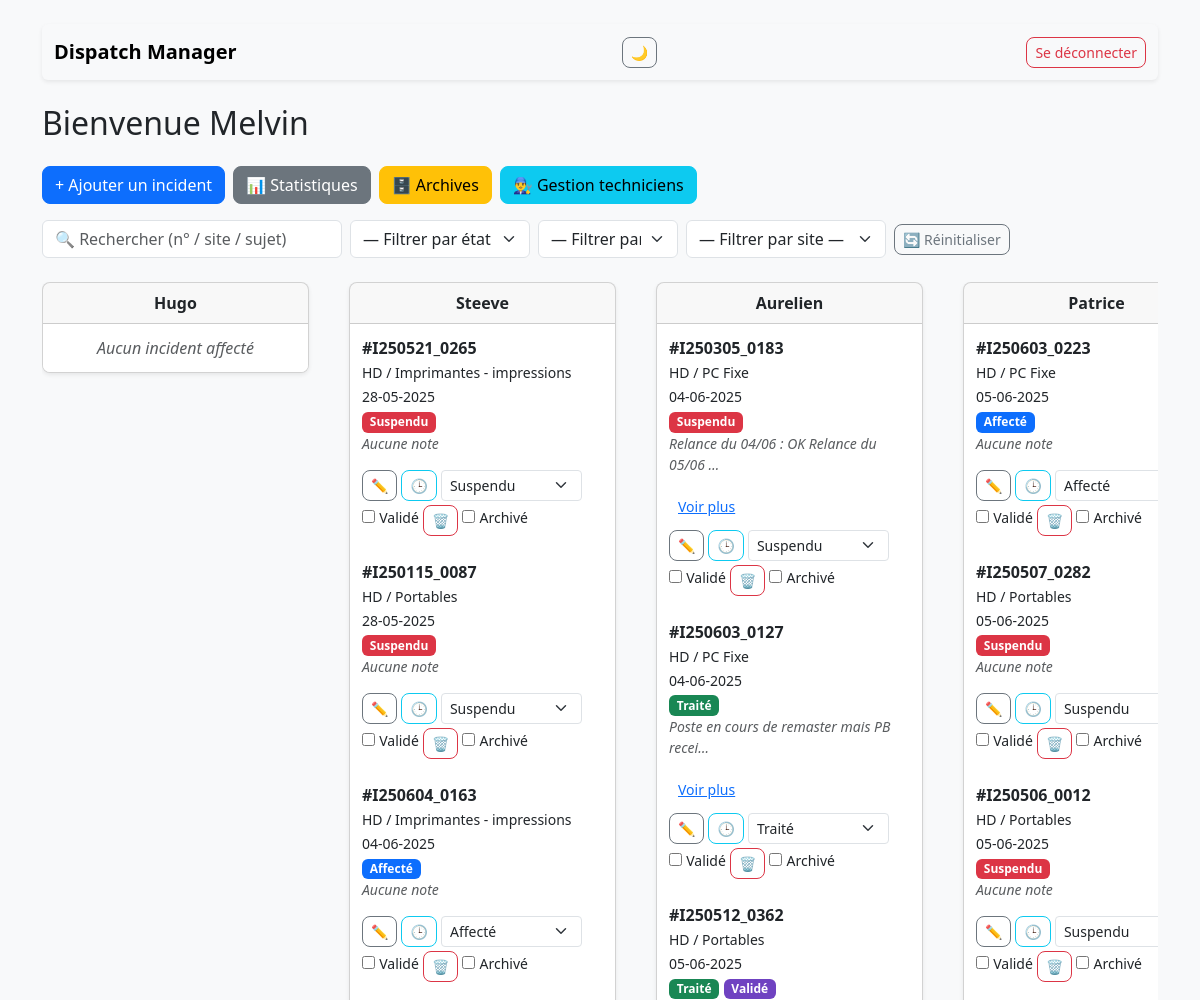
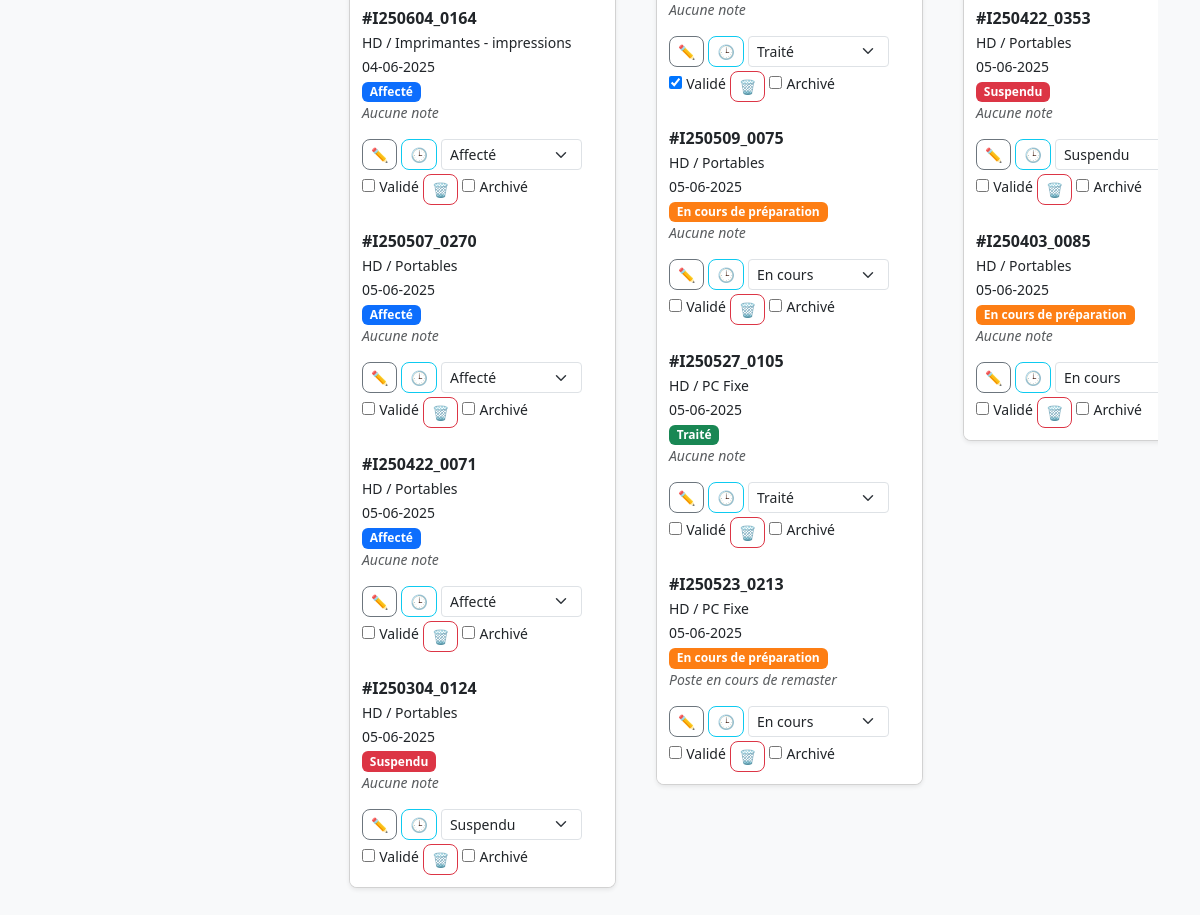
The page / (signed in) on the database its author committed (2 pictures, top to bottom).
### tables this page shows
CREATE TABLE techniciens (id INTEGER PRIMARY KEY AUTOINCREMENT, prenom TEXT UNIQUE NOT NULL, role TEXT DEFAULT 'technicien', password TEXT);

CREATE TABLE incidents (
                id INTEGER PRIMARY KEY AUTOINCREMENT,
                numero TEXT, site TEXT, sujet TEXT,
                urgence TEXT, collaborateur TEXT,
                etat TEXT, notes TEXT, valide INTEGER,
                date_affectation TEXT,
                archived INTEGER DEFAULT 0
            );

### app.py (the view)
@app.route("/")
def home():
    if "user" not in session:
        return redirect(url_for("login"))
    db = get_db()
    if session["role"] == "admin":
        incidents = db.execute("SELECT * FROM incidents WHERE archived=0").fetchall()
        techniciens = db.execute("SELECT * FROM techniciens").fetchall()
    else:
        incidents = db.execute(
            "SELECT * FROM incidents WHERE LOWER(collaborateur)=LOWER(?) AND archived=0",
            (session["user"],),
        ).fetchall()
        techniciens = []
    return render_template(
        "home.html",
        incidents=incidents,
        user=session["user"].capitalize(),
        role=session["role"],
        techniciens=techniciens,
    )

### app.py (called while the page is built)
def get_db():
    conn = sqlite3.connect(DB)
    conn.row_factory = sqlite3.Row
    return conn

@app.template_filter("format_date")
def format_date(d):
    try:
        return datetime.strptime(d, "%Y-%m-%d").strftime("%d-%m-%Y")
    except:
        return d

@app.before_request
def renew_session():
    session.permanent = True

### templates/home.html (shortened to what this page needs)
<!DOCTYPE html>
<html lang="fr">
<head>
  <link
    href="https://cdn.jsdelivr.net/npm/bootstrap@5.3.0/dist/css/bootstrap.min.css"
    rel="stylesheet"
  />
  <link href="{{ url_for('static', filename='css/style.css') }}" rel="stylesheet" />
</head>
<body class="container py-4">
  <nav class="navbar navbar-light bg-light rounded mb-4 shadow-sm">
    <div class="container-fluid">
      <span class="navbar-brand fw-bold">Dispatch Manager</span>
      <button id="themeToggle" class="btn btn-outline-secondary btn-sm">🌙</button>
      <a href="{{ url_for('logout') }}" class="btn btn-outline-danger btn-sm">Se déconnecter</a>
    </div>
  </nav>
  <h2 class="mb-4">Bienvenue {{ user }}</h2>
  {% if role == 'admin' %}
  <div class="mb-3 d-flex gap-2 flex-wrap">
    <a href="{{ url_for('add_incident') }}" class="btn btn-primary">+ Ajouter un incident</a>
    <a href="{{ url_for('stats') }}" class="btn btn-secondary">📊 Statistiques</a>
    <a href="{{ url_for('archives') }}" class="btn btn-warning">🗄️ Archives</a>
    <a href="{{ url_for('techniciens') }}" class="btn btn-info">👨‍🔧 Gestion techniciens</a>
  </div>
  {% endif %}
  <div id="incident-content">
    {% include "home_content.html" %}
  </div>
</body>
</html>

### templates/home_content.html (shortened to what this page needs)
{% if role == 'admin' %}
  <div class="mb-4 d-flex flex-wrap align-items-center gap-2">
    <input
      id="searchInput"
      type="text"
      class="form-control"
      style="max-width: 300px;"
      placeholder="🔍 Rechercher (n° / site / sujet)"
    />
    <select id="filterEtat" class="form-select" style="max-width: 180px;">
      <option value="">— Filtrer par état —</option>
    </select>
    <select id="filterUrgence" class="form-select" style="max-width: 140px;">
      <option value="">— Filtrer par urgence —</option>
    </select>
    <select id="filterSite" class="form-select" style="max-width: 200px;">
      <option value="">— Filtrer par site —</option>
    </select>
    <button id="clearFiltersBtn" class="btn btn-outline-secondary btn-sm">
      🔄 Réinitialiser
    </button>
  </div>
  <div
    class="row flex-nowrap gx-3"
    id="drag-root"
    style="overflow-x: auto; white-space: nowrap;"
  >
    {% for tech in techniciens %}
      <div
        class="col-md-6 col-lg-3 mb-4 drag-col"
        data-technicien="{{ tech.prenom }}"
        style="flex: 0 0 auto; display: inline-block;"
      >
        <div class="card shadow-sm h-100">
          <div class="card-header text-center fw-bold">
            {{ tech.prenom }}
          </div>
          <ul
            class="list-group list-group-flush incident-list"
            data-technicien="{{ tech.prenom }}"
          >
            {% set tech_incidents = incidents
                 | selectattr("collaborateur", "equalto", tech.prenom)
                 | list %}
            {% if tech_incidents|length > 0 %}
              {% for i in tech_incidents %}
                <li
                  class="list-group-item incident-card"
                  draggable="true"
                  data-id="{{ i.id }}"
                  id="incident-{{ i.id }}"
                  data-numero="{{ i.numero|lower }}"
                  data-site="{{ i.site|lower }}"
                  data-sujet="{{ i.sujet|lower }}"
                  data-urgence="{{ i.urgence|lower }}"
                  data-etat="{{ i.etat|lower }}"
                >
                  <strong>#{{ i.numero }}</strong><br>
                  <small>{{ i.site }} / {{ i.sujet }}</small><br>
                  <small>{{ i.date_affectation|format_date }}</small><br>
                  <span class="badge badge-{{ i.etat.split(' ')[0] }} text-white">
                    {{ i.etat }}
                  </span>
                  {% if i.valide %}
                    <span class="badge bg-purple">Validé</span>
                  {% endif %}<br>
                  {% set note_limit = 40 %}
                  {% set note_content = i.notes.strip() if i.notes else '' %}
                  <div class="note-container">
                    {% if note_content %}
                      {% if note_content|length <= note_limit %}
                        <p class="fst-italic small text-muted">
                          {{ note_content }}
                        </p>
                      {% else %}
                        <p class="fst-italic small text-muted"
                           id="note-trunc-{{ i.id }}">
                          {{ note_content[:note_limit] }}…
                        </p>
                        <button
                          type="button"
                          class="btn btn-link btn-sm toggle-note"
                          data-id="{{ i.id }}"
                          id="btn-{{ i.id }}"
                        >
                          Voir plus
                        </button>
                      {% endif %}
                    {% else %}
                      <p class="fst-italic small text-muted">Aucune note</p>
                    {% endif %}
                  </div>
                  <div class="mt-2 d-flex flex-wrap gap-1">
                    <a
                      href="{{ url_for('edit_note', id=i.id) }}"
                      class="btn btn-sm btn-outline-secondary"
                      title="Modifier la note"
                    >✏️</a>
                    <a
                      href="{{ url_for('historique', id=i.id) }}"
                      class="btn btn-sm btn-outline-info"
                      title="Voir historique"
                    >🕒</a>
                    <form
                      method="post"
                      action="{{ url_for('update_etat', id=i.id) }}"
                      class="d-inline ajax-form"
                    >
                      <select
                        name="etat"
                        class="form-select form-select-sm"
                        onchange="this.form.submit()"
                        title="Changer l'état"
                      >
                        <option
                          value="Affecté"
                          {% if i.etat == 'Affecté' %}selected{% endif %}
                        >Affecté</option>
                        <option
                          value="En cours de préparation"
                          {% if i.etat == 'En cours de préparation' %}selected{% endif %}
                        >En cours</option>
                        <option
                          value="Traité"
                          {% if i.etat == 'Traité' %}selected{% endif %}
                        >Traité</option>
                        <option
                          value="Suspendu"
                          {% if i.etat == 'Suspendu' %}selected{% endif %}
                        >Suspendu</option>
                      </select>
                    </form>
                    <form
                      method="post"
                      action="{{ url_for('valider', id=i.id) }}"
                      class="d-inline ajax-form"
                    >
                      <input
                        type="checkbox"
                        name="valide"
                        onchange="this.form.submit()"
                        {% if i.valide %}checked{% endif %}
                        title="Valider"
                      />
                      <label class="small">Validé</label>
                    </form>
                    <form
                      method="post"
                      action="{{ url_for('delete', id=i.id) }}"
                      class="d-inline ajax-form"
                    >
                      <button
                        type="submit"
                        class="btn btn-sm btn-outline-danger"
                        title="Supprimer"
                      >🗑️</button>
                    </form>
                    <form
                      method="post"
                      action="{{ url_for('archive', id=i.id) }}"
                      class="d-inline ajax-form"
                    >
                      <input
                        type="checkbox"
                        name="archived"
                        onchange="this.form.submit()"
                        title="Archiver"
                      />
                      <label class="small">Archivé</label>
                    </form>
                  </div>
                </li>
              {% endfor %}
            {% else %}
              <li class="list-group-item text-muted fst-italic text-center empty-placeholder">
                Aucun incident affecté
              </li>
            {% endif %}
          </ul>
        </div>
      </div>
    {% endfor %}
  </div>
{% endif %}

### static/css/style.css (style rules this page uses)
body { background-color: #f8f9fa; font-family: 'Segoe UI', sans-serif; color: #212529; }
.navbar, .card, .table { background-color: #fff; color: #212529; }
.navbar { border-radius: 8px; margin-bottom: 1.5rem; box-shadow: 0 2px 8px rgba(0, 0, 0, 0.06); }
.btn { border-radius: 8px; font-weight: 500; transition: box-shadow 0.15s; }
.card { border-radius: 8px; box-shadow: 0 2px 8px rgba(0, 0, 0, 0.06); margin-bottom: 1rem; overflow: hidden; }
.badge-Affecté { background-color: #0d6efd !important; }
.badge-En { background-color: #fd7e14 !important; }
.badge-Traité { background-color: #198754 !important; }
.badge-Suspendu { background-color: #dc3545 !important; }
.bg-purple { background-color: #6f42c1 !important; color: #fff !important; }
.list-group-item { padding: 0.75rem; border: none; word-break: break-word; white-space: normal !important; }
#drag-root { display: flex; gap: 1.5rem; flex-wrap: nowrap; align-items: flex-start; overflow-x: auto; padding-bottom: 1rem; }
.drag-col { min-width: 280px; max-width: 300px; flex: 0 0 auto; display: flex; flex-direction: column; height: 100%; }
.drag-col .card { width: 100%; margin: 0 auto; }
.incident-card .fst-italic, .small-card .card-body .fst-italic { white-space: normal !important; overflow-wrap: break-word; word-break: break-word; }

### templates/home.html (style rules this page uses)
#incident-content { overflow-x: auto; white-space: nowrap; scroll-behavior: smooth; padding-bottom: 6px; }

### rows shown on the page
techniciens: prenom "Hugo", shows "Aucun incident affecté"
techniciens: prenom "Steeve"
incidents: numero "I250521_0265", site "HD", sujet "Imprimantes - impressions", date_affectation "28-05-2025", etat "Suspendu", shows "Aucune note"
incidents: numero "I250115_0087", site "HD", sujet "Portables", date_affectation "28-05-2025", etat "Suspendu", shows "Aucune note"
incidents: numero "I250604_0163", site "HD", sujet "Imprimantes - impressions", date_affectation "04-06-2025", etat "Affecté", shows "Aucune note"
incidents: numero "I250604_0164", site "HD", sujet "Imprimantes - impressions", date_affectation "04-06-2025", etat "Affecté", shows "Aucune note"
incidents: numero "I250507_0270", site "HD", sujet "Portables", date_affectation "05-06-2025", etat "Affecté", shows "Aucune note"
incidents: numero "I250422_0071", site "HD", sujet "Portables", date_affectation "05-06-2025", etat "Affecté", shows "Aucune note"
incidents: numero "I250304_0124", site "HD", sujet "Portables", date_affectation "05-06-2025", etat "Suspendu", shows "Aucune note"
techniciens: prenom "Aurelien"
incidents: numero "I250305_0183", site "HD", sujet "PC Fixe", date_affectation "04-06-2025", etat "Suspendu", note_content "Relance du 04/06 : OK Relance du 05/06"
incidents: numero "I250603_0127", site "HD", sujet "PC Fixe", date_affectation "04-06-2025", etat "Traité", note_content "Poste en cours de remaster mais PB recei"
incidents: numero "I250512_0362", site "HD", sujet "Portables", date_affectation "05-06-2025", etat "Traité", shows "Validé", shows "Aucune note", valide "☑"
incidents: numero "I250509_0075", site "HD", sujet "Portables", date_affectation "05-06-2025", etat "En cours de préparation", shows "Aucune note", etat "En cours"
incidents: numero "I250527_0105", site "HD", sujet "PC Fixe", date_affectation "05-06-2025", etat "Traité", shows "Aucune note"
incidents: numero "I250523_0213", site "HD", sujet "PC Fixe", date_affectation "05-06-2025", etat "En cours de préparation", notes "Poste en cours de remaster", etat "En cours"
techniciens: prenom "Patrice"
incidents: numero "I250603_0223", site "HD", sujet "PC Fixe", date_affectation "05-06-2025", etat "Affecté", shows "Aucune note"
incidents: numero "I250507_0282", site "HD", sujet "Portables", date_affectation "05-06-2025", etat "Suspendu", shows "Aucune note"
incidents: numero "I250506_0012", site "HD", sujet "Portables", date_affectation "05-06-2025", etat "Suspendu", shows "Aucune note"
incidents: numero "I250422_0353", site "HD", sujet "Portables", date_affectation "05-06-2025", etat "Suspendu", shows "Aucune note"
incidents: numero "I250403_0085", site "HD", sujet "Portables", date_affectation "05-06-2025", etat "En cours de préparation", shows "Aucune note", etat "En cours"

### other values the page prints
{{ user }} "Melvin"
